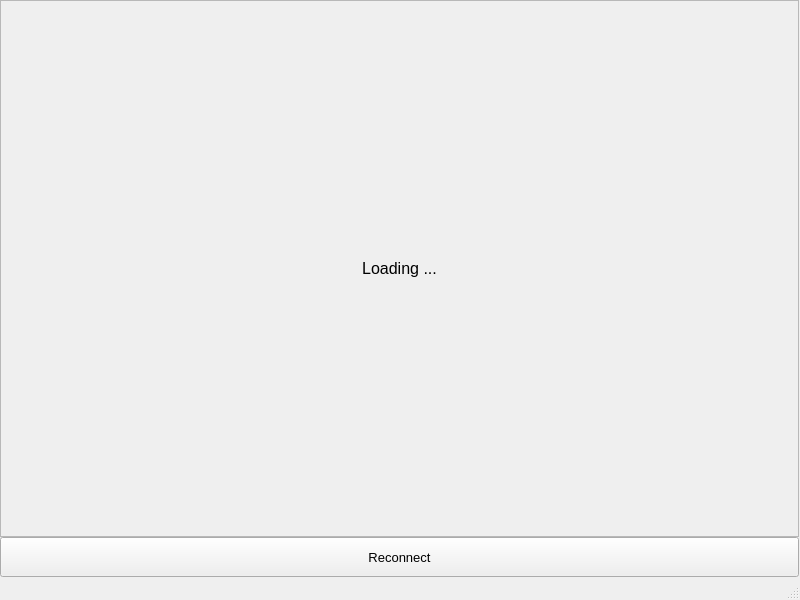
<?xml version="1.0" encoding="UTF-8"?>
<ui version="4.0">
 <class>MainWindow</class>
 <widget class="QMainWindow" name="MainWindow">
  <property name="geometry">
   <rect>
    <x>0</x>
    <y>0</y>
    <width>800</width>
    <height>600</height>
   </rect>
  </property>
  <property name="windowTitle">
   <string>ScreenWhatcher</string>
  </property>
  <widget class="QWidget" name="centralwidget">
   <layout class="QGridLayout" name="gridLayout_2">
    <property name="leftMargin">
     <number>0</number>
    </property>
    <property name="topMargin">
     <number>0</number>
    </property>
    <property name="rightMargin">
     <number>0</number>
    </property>
    <property name="bottomMargin">
     <number>0</number>
    </property>
    <property name="spacing">
     <number>0</number>
    </property>
    <item row="1" column="0">
     <widget class="QScrollArea" name="scrollArea">
      <property name="mouseTracking">
       <bool>true</bool>
      </property>
      <property name="widgetResizable">
       <bool>true</bool>
      </property>
      <widget class="QWidget" name="scrollAreaWidgetContents">
       <property name="geometry">
        <rect>
         <x>0</x>
         <y>0</y>
         <width>797</width>
         <height>504</height>
        </rect>
       </property>
       <layout class="QGridLayout" name="gridLayout_3">
        <item row="0" column="0">
         <widget class="QLabel" name="video">
          <property name="sizePolicy">
           <sizepolicy hsizetype="Minimum" vsizetype="Minimum">
            <horstretch>0</horstretch>
            <verstretch>0</verstretch>
           </sizepolicy>
          </property>
          <property name="font">
           <font>
            <family>Arial</family>
            <pointsize>12</pointsize>
           </font>
          </property>
          <property name="cursor">
           <cursorShape>OpenHandCursor</cursorShape>
          </property>
          <property name="autoFillBackground">
           <bool>false</bool>
          </property>
          <property name="frameShape">
           <enum>QFrame::NoFrame</enum>
          </property>
          <property name="frameShadow">
           <enum>QFrame::Plain</enum>
          </property>
          <property name="lineWidth">
           <number>0</number>
          </property>
          <property name="text">
           <string>Loading ...</string>
          </property>
          <property name="scaledContents">
           <bool>false</bool>
          </property>
          <property name="alignment">
           <set>Qt::AlignCenter</set>
          </property>
         </widget>
        </item>
       </layout>
      </widget>
     </widget>
    </item>
    <item row="3" column="0">
     <widget class="QPushButton" name="btn_reconnect">
      <property name="minimumSize">
       <size>
        <width>0</width>
        <height>40</height>
       </size>
      </property>
      <property name="font">
       <font>
        <family>Arial</family>
        <pointsize>10</pointsize>
       </font>
      </property>
      <property name="text">
       <string>Reconnect</string>
      </property>
     </widget>
    </item>
    <item row="0" column="0">
     <layout class="QGridLayout" name="gridLayout">
      <property name="spacing">
       <number>0</number>
      </property>
     </layout>
    </item>
    <item row="1" column="2">
     <spacer name="verticalSpacer">
      <property name="orientation">
       <enum>Qt::Vertical</enum>
      </property>
      <property name="sizeHint" stdset="0">
       <size>
        <width>1</width>
        <height>40</height>
       </size>
      </property>
     </spacer>
    </item>
    <item row="4" column="0">
     <spacer name="horizontalSpacer">
      <property name="orientation">
       <enum>Qt::Horizontal</enum>
      </property>
      <property name="sizeHint" stdset="0">
       <size>
        <width>40</width>
        <height>1</height>
       </size>
      </property>
     </spacer>
    </item>
   </layout>
  </widget>
  <widget class="QMenuBar" name="menubar">
   <property name="geometry">
    <rect>
     <x>0</x>
     <y>0</y>
     <width>800</width>
     <height>26</height>
    </rect>
   </property>
  </widget>
  <widget class="QStatusBar" name="statusbar"/>
 </widget>
 <resources/>
 <connections/>
</ui>
